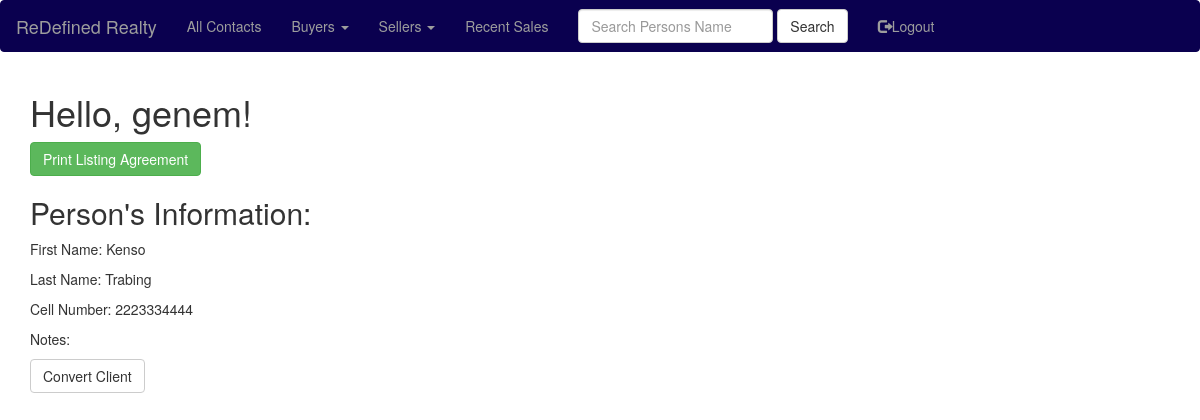
The page /convert_client/3 (signed in) on the database as committed earlier.
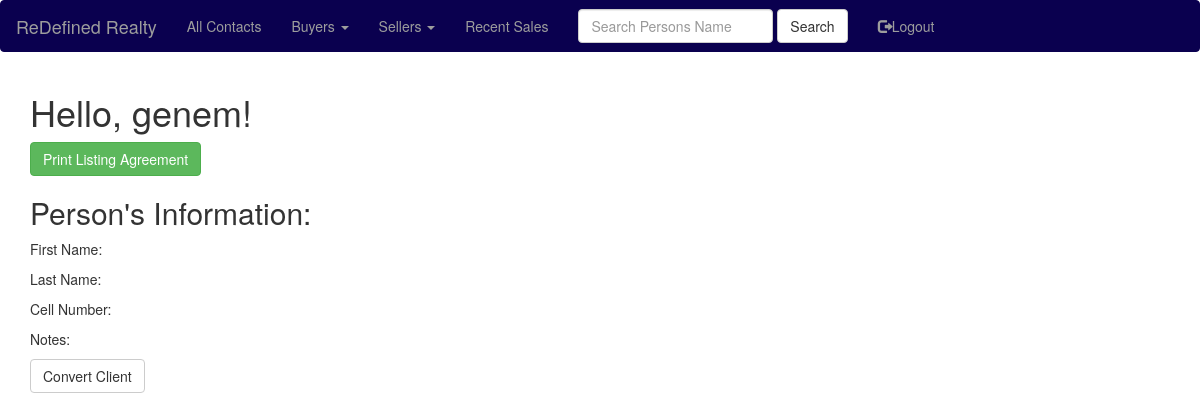
The same page on the database as committed later.
### app/models.py (models this page shows, shortened)
class People(db.Model):
    id = db.Column(db.Integer, primary_key=True)
    first_name=db.Column(db.String(20))
    last_name=db.Column(db.String(20))
    phone_cell=db.Column(db.Integer)
    ptype=db.Column(db.String(6))
    pstatus=db.Column(db.String(7))
    notes=db.Column(db.String(140))
    house_number=db.Column(db.String(140))
    street_name=db.Column(db.String(140))
    city_name=db.Column(db.String(140))
    state_name=db.Column(db.String(140))
    zip_code=db.Column(db.String(140))
    price=db.Column(db.Integer)
    user_account_pk=db.Column(db.Integer, db.ForeignKey('user.id'))
    ProfileNotes=db.relationship('ProfileNotes', backref='peopleprofilenotes', lazy='dynamic')

### app/routes.py (the view)
@app.route('/convert_client/<people_id>', methods=['GET', 'POST'])
@login_required
def convert_client(people_id):
    currentuser = User.query.filter_by(username=current_user.username).first()
    user_account_pk = currentuser.id
    select_people = People.query.filter_by(user_account_pk=user_account_pk, id=people_id).first()
    form = ConvertClientForm()
    if form.validate_on_submit():
        convertclient(user_account_pk=user_account_pk, people_id=people_id)
        delete_client(user_account_pk=user_account_pk, people_id=people_id)
        return redirect(url_for('recentsales'))
    return render_template('convert_client.html', title = 'Convert Client', select_people=select_people, form=form)

### app/forms.py
class ConvertClientForm(FlaskForm):
    submit = SubmitField('Convert Client')

### app/models.py (called while the page is built)
@login.user_loader
def load_user(id):
    return User.query.get(int(id))

### app/templates/convert_client.html (shortened to what this page needs)
{% extends "base.html" %}
{% import 'bootstrap/wtf.html' as wtf %}
{% block app_content %}
    <h1>Hello, {{ current_user.username }}!</h1>
    <div class="wrapper">
        <div class="row">
            <div class="col-sm-6">
                <div class="sampleFields">
                    <div class="fieldControl">
                        <a href="{{ url_for('hello_pdf', fname=select_people.first_name, lname=select_people.last_name, ) }}" class="btn btn-success">Print Listing Agreement</a>
                    </div>
                    <h2>Person's Information:</h2>
                    <div><p>First Name: {{ select_people.first_name }}</p></div>
                    <div><p>Last Name: {{ select_people.last_name }}</p></div>
                    <div><p>Cell Number: {{ select_people.phone_cell }}</p></div>
                    <div><p>Notes: {{ select_people.notes }}</p></div>
                </div>
            </div>
        </div>
    </div>
    <div class="row">
        <div class="col-md-4">
            {{ wtf.quick_form(form) }}
        </div>
    </div>
{% endblock %}

Rows that differ between the two databases and show on the page:
no longer on this page (row edited): People: first_name "Kenso", last_name "Trabing", phone_cell "2223334444"
